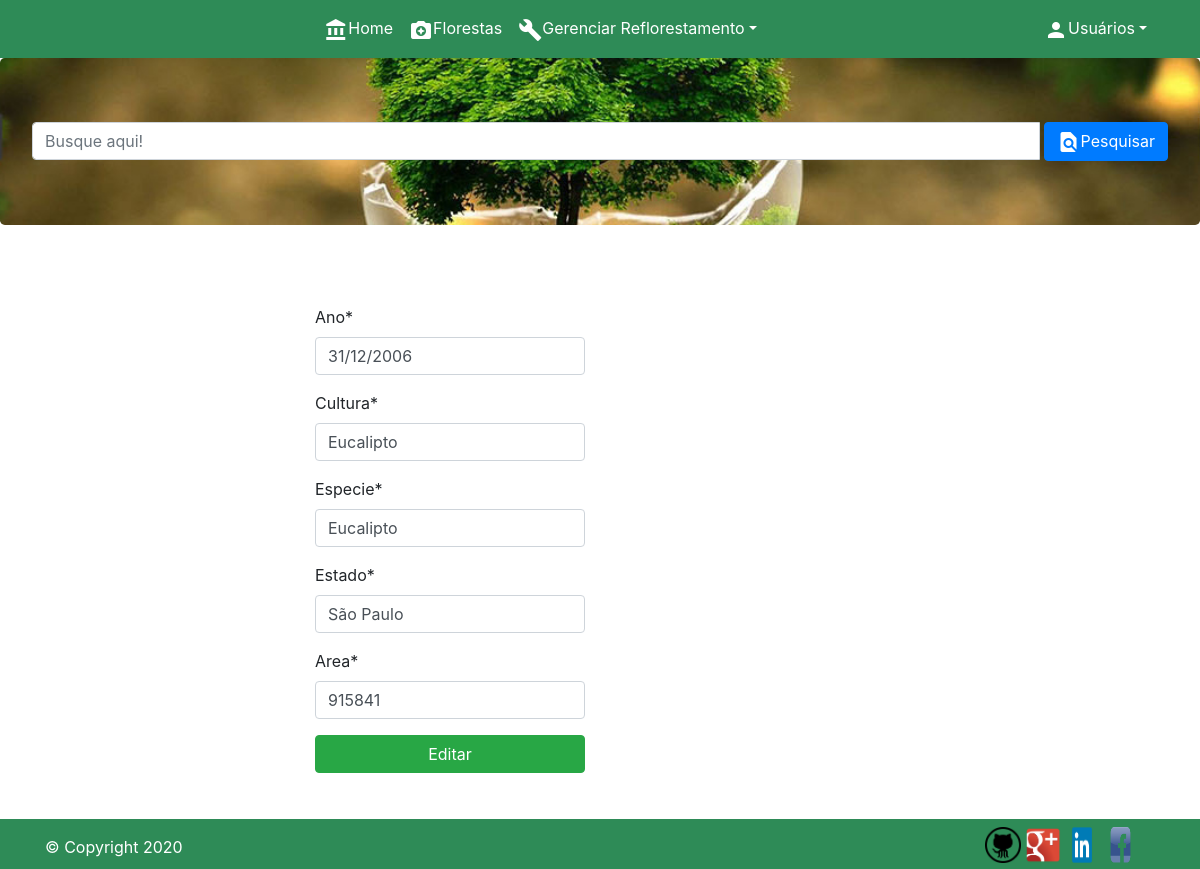
The page /editar/2 (signed in) on the database its author committed.
### hospitalapp/models.py (models this page shows, shortened)
class Floresta(models.Model):
    ano = models.CharField(max_length=100)
    cultura = models.CharField(max_length=100)
    especie = models.CharField(max_length=100)
    estado = models.CharField(max_length=100)
    area = models.IntegerField()

### hospitalapp/views.py (the view)
# urls.py: path('editar/<int:id>', editar, name='editar'),
def editar(request, id):
    hosp = get_object_or_404(Floresta, pk=id)
    form = Florestaform(instance=hosp)
    if(request.method == "POST"):
        form=Florestaform(request.POST, request.FILES, instance=hosp)
        if form.is_valid():
            form.save()
            return redirect('florestas')
        else:
            return render(request, "hospital/editar_floresta.html",{'form':form, 'hosp':hosp})
    else:
        return render(request, "hospital/editar_floresta.html",{'form':form, 'hosp':hosp})

### hospitalapp/forms.py
class Florestaform(forms.ModelForm):
    class Meta:
        model = Floresta
        fields = '__all__'

### templates/hospital/editar_floresta.html (shortened to what this page needs)
{% extends "hospital/base.html"%}
{% load crispy_forms_tags %}
{% block content %}
{% if user.is_authenticated %}
<div class="container col-lg-6">
    <div class="row d-flex">
        <div class="col-lg-6 mt-5 mb-5">
            <form action="." method="POST" enctype="multipart/form-data">
            {{ form | crispy }}
            <input type="submit" value='Editar' class="input-group btn-success btn mb-5">
            </form>
        </div>
    </div>
</div>
{% endif %}
{% endblock content %}

### rows shown on the page
Floresta: ano "31/12/2006", cultura "Eucalipto", especie "Eucalipto", estado "São Paulo", area "915841"
